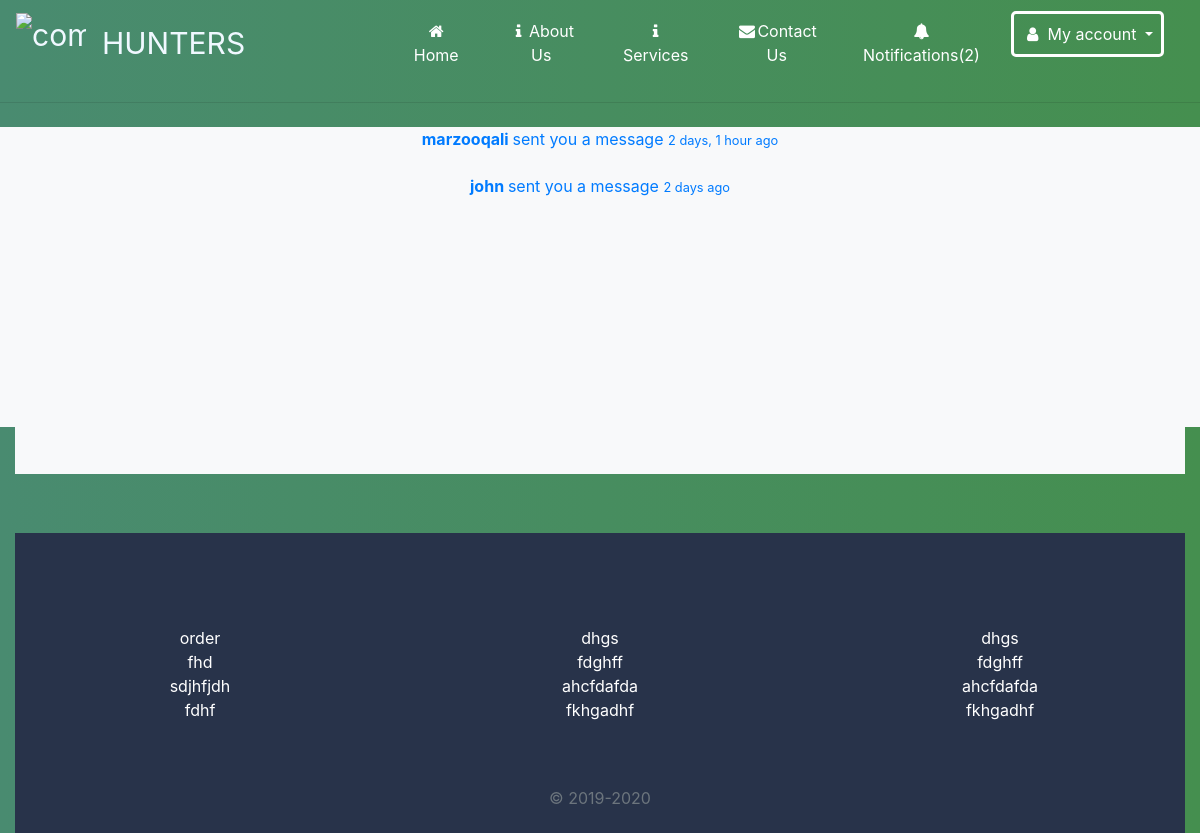
Screenshot of /notification (signed in) with the database file from the repository.
### home/models.py (models this page shows)
class Notification(models.Model):
    MESSAGE='message'
    APPLICATION='application'
    CHOICES =(
        (MESSAGE,'Message'),
        (APPLICATION,'Application')
    )
    to_user=models.ForeignKey(User,related_name='notifications',on_delete=models.CASCADE)
    notification_type =models.CharField(max_length=20,choices=CHOICES)
    is_read =models.BooleanField(default=False)
    extra_id= models.IntegerField(null=True,blank=True)
    created_at = models.DateTimeField(auto_now_add=True)
    created_by = models.ForeignKey(User,related_name='creatednotifications', on_delete=models.CASCADE)
    class Meta:
        ordering=['created_at']

### home/views.py (the view, shortened to what this page needs)
# urls.py: path('notification',views.notification,name='notification')
@login_required
def notification(request):
    goto= request.GET.get('goto','')
    notification_id=request.GET.get('notification',0)
    extra_id =request.GET.get('extra_id',0)
    return render(request,'notification.html')

### home/context_processors.py (called while the page is built)
def notification(request):
    if request.user.is_authenticated:
        return {'notifications':request.user.notifications.filter(is_read=False)}
    else:
        return {'notifications':[]}

### templates/notification.html (shortened to what this page needs)
 {% include 'navbar.html' %}  {% for notification in notifications %}
<div class="container-fluid fornot text-center bg-light ">
    {% if notification.notification_type == 'message' %}
    <li class="list-unstyled">
        <a href="{% url 'notification' %}?goto=view_application&notification={{notification.id}}&extra_id={{notification.extra_id}}">
            <strong>{{notification.created_by.username}} </strong> sent you a message
            <small>{{notification.created_at|timesince}} ago</small></a>
    </li>
    {% elif notification.notification_type == 'application' %}
    <li class="list-unstyled">
        <a href="{% url 'notification' %}?goto=view_application&notification={{notification.id}}&extra_id={{notification.extra_id}}">
            <strong>{{notification.created_by.username}} </strong> applied for the job
            <small>{{notification.created_at|timesince}} ago</small></a>
    </li>
    {%endif%} {%endfor%}
</div>
{% include 'footer.html' %}

### templates/notification.html (style rules this page uses)
body { background: -webkit-linear-gradient(left, #498b70, #458f4f); overflow: hidden; scroll-behavior: smooth; }
div.fornot { height: 600px; margin-top: 2%; margin-bottom: 5%; }
div.container-fluid { height: 300px; }

### rows the page displays
Notification: created_by.username "marzooqali", created_at "2 days, 1 hour"
Notification: created_by.username "john", created_at "2 days"

### other values shown
{{ notifications.count }} "2"
